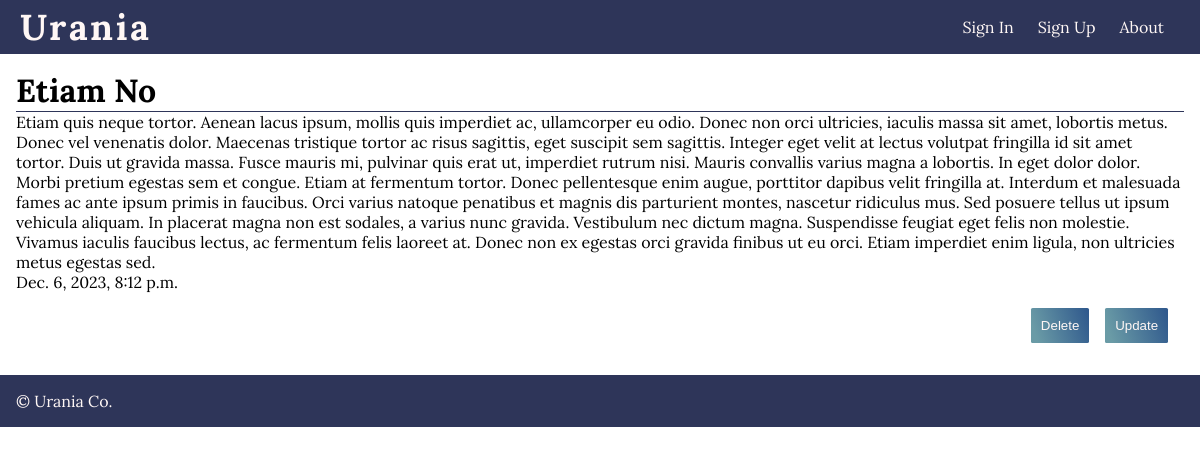
Page /notes/note/8 on the earlier database version.
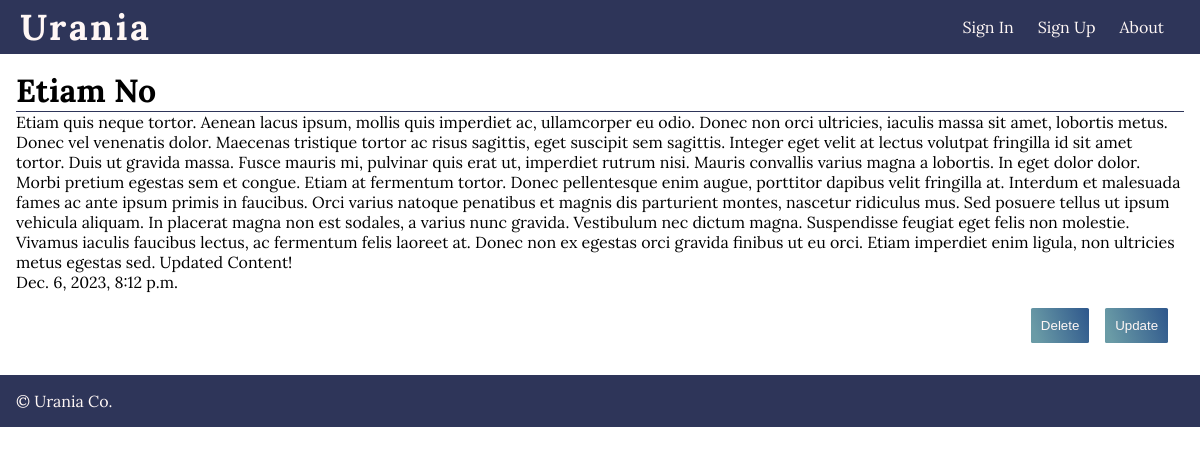
Same page on the later database version.
### notes/models.py (models this page shows, shortened)
class Note(models.Model):
    title = models.CharField(max_length=100)
    content = models.TextField(max_length=3000)
    date_posted = models.DateTimeField(auto_now_add=True)
    user_id = models.ForeignKey(User, on_delete=models.CASCADE)

### notes/views.py (the view)
# urls.py: path('note/<int:note_id>', views.note, name='note'),
def note(request, note_id):
    note = get_object_or_404(Note, id=note_id)
    return render(request, 'notes/note.html', {'note': note})

### notes/templates/notes/note.html
{% extends 'core/base.html' %} {% block content %}
<main class="note-main">
  <h1 class="note-main__header">{{ note.title }}</h1>
  <p>{{ note.content}}</p>
  <p>{{ note.date_posted }}</p>
  <div class="note-main__footer">
    <a href="{% url 'delete-note' note.id %}"><button class="button">Delete</button></a>
    <a href="{% url 'update-note' note.id %}"><button class="button">Update</button></a>
  </div>
</main>
{% endblock %}

Differences in the rows shown:
changed Note "Etiam No": content "…ultricies metus egestas sed." → "…ultricies metus egestas sed. Updated Content!"
